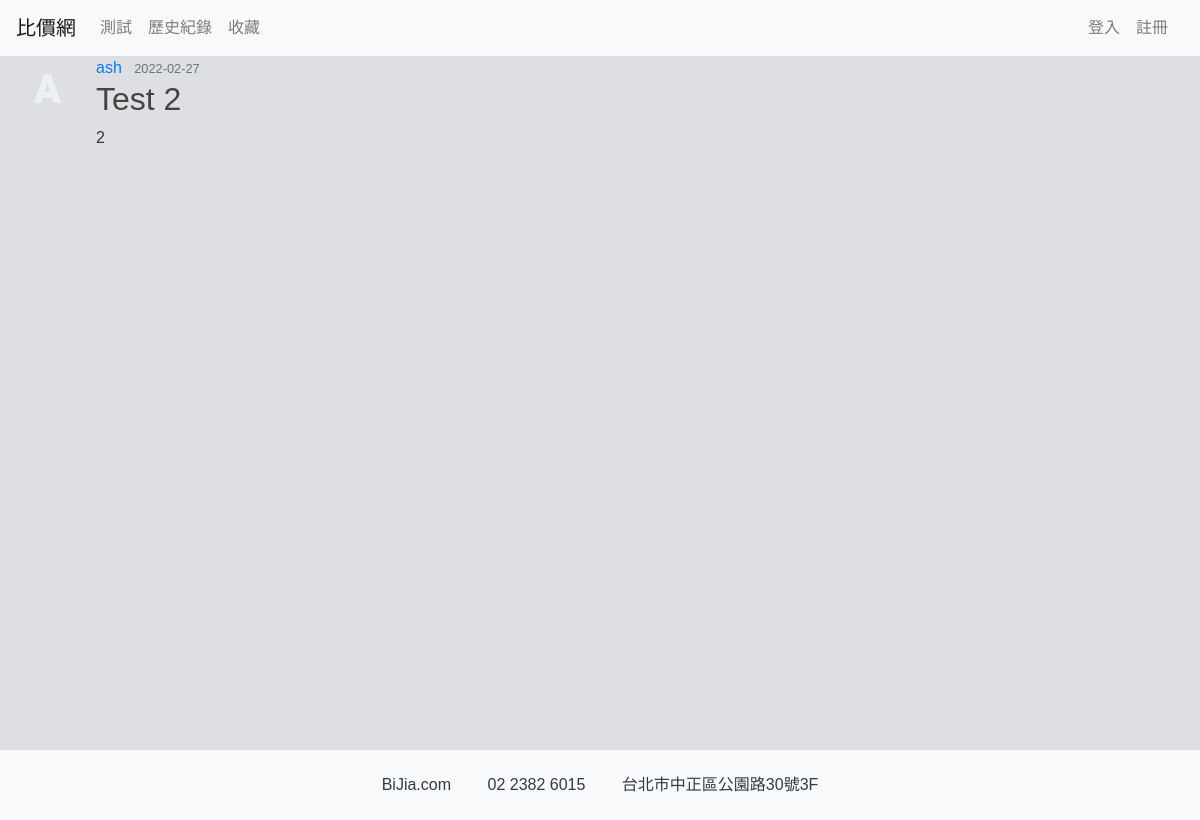
Screenshot of /post/2 with the database file from the repository.
### website/models.py (models this page shows, shortened)
class User(db.Model, UserMixin):
    id = db.Column(db.Integer, primary_key=True)
    username = db.Column(db.String(20), unique=True, nullable=False)
    email = db.Column(db.String(100), unique=True, nullable=False)
    image_file = db.Column(db.String(20), nullable=False, default='default.jpg')
    password = db.Column(db.String(60), nullable=False)
    posts = db.relationship('Post', backref='author', lazy=True)

class Post(db.Model):
    id = db.Column(db.Integer, primary_key=True)
    title = db.Column(db.String(100), nullable=False)
    date_posted = db.Column(db.DateTime, nullable=False, default=datetime.utcnow)
    content = db.Column(db.Text, nullable=False)
    user_id = db.Column(db.Integer, db.ForeignKey('user.id'), nullable=False)

### website/posts/routes.py (the view)
@posts.route('/post/<int:post_id>')
def post(post_id):
    post = Post.query.get_or_404(post_id)
    return render_template('post.html',title=post.title,post=post)

### website/templates/post.html (shortened to what this page needs)
{% extends "layout.html" %}
{% block content %}
    <article class="media content-section">
        <img class="rounded article-img" src="{{ url_for('static', filename='profile_pics/'+ post.author.image_file) }}">
        <div class="media-body">
            <div class="article-metadata">
                <a class="mr-2" href="{{ url_for('users.user_posts', username=post.author.username) }}">{{ post.author.username }}</a>
                <small class="text-muted">{{ post.date_posted.strftime('%Y-%m-%d') }}</small>
            </div>
            <h2 class="article-title">{{ post.title }}</a></h2>
            <p class="article-content">{{ post.content }}</p>
        </div>
    </article>
{% endblock content %}

### website/static/main.css (style rules this page uses)
* { font-family: 'Noto Sans TC', sans-serif; margin: 0; padding: 0; box-sizing: border-box; }
body { background:rgb(222, 223, 226); color:#333333; }
.content-section { margin: auto; }
.article-title { color: #444444; }
.article-content { white-space:pre-line; }
.article-img { height: 65px; width: 65px; margin-right: 16px; }

### rows the page displays
User: image_file (picture), author.username "ash"
Post: date_posted "2022-02-27", title "Test 2", content "2"
